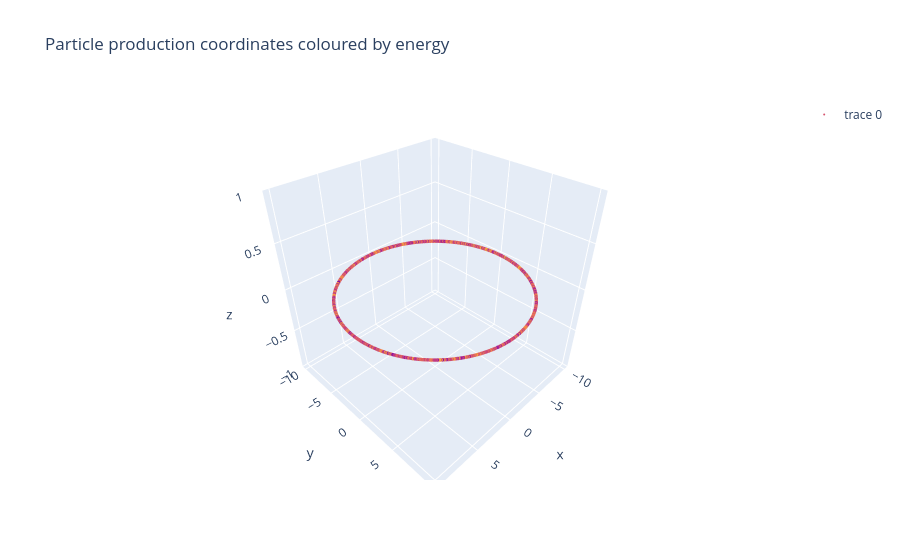

Notebook cell for this chart:
### Markdown cell above
this next code block runs openmc and creates a file containing information on the initial particles. The position information is the extracted and plotted

### Code cell
plot_source_position(my_source)

### Figure 1 — Plotly figure (JSON) as saved in the notebook; plotly's stock layout.template omitted (floating-point values rounded to 4 significant figures; data arrays with more than 128 entries replaced by an {"elided": "..."} marker saying what was removed)
{"data": [{"hovertext": {"elided": "2000 str values"}, "marker": {"color": {"elided": "2000 float values"}, "size": 2}, "mode": "markers", "text": {"elided": "2000 str values"}, "type": "scatter3d", "x": {"elided": "2000 float values"}, "y": {"elided": "2000 float values"}, "z": {"elided": "2000 float values"}}], "layout": {"showlegend": true, "title": {"text": "Particle production coordinates coloured by energy"}}}
